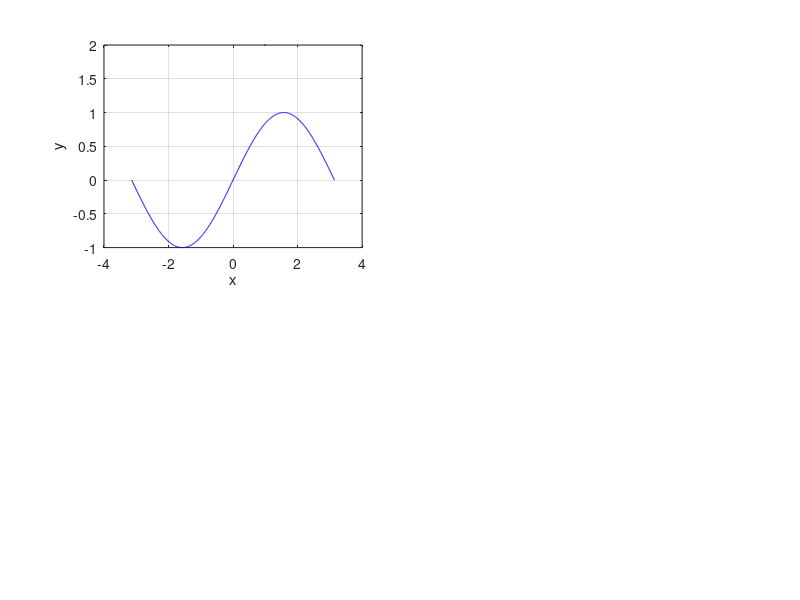

Recreate this plot in MATLAB. (Note: this script raises an error after producing the figure.)
x = -pi:0.01:pi;
y1 = sin(x); y2 = cos(x); y3 = y1 + y2;

figure(5)
subplot(2,2,1)            % Creates subplot ( 2 rows, 2 columns), and plots at 1st position
plot(x,y1,'b',LineWidth=2)
grid on
xlabel('x'), ylabel('y')
title('$y = \sin(x)$',Interpreter = 'Latex')

subplot(2,2,3)           % Creates subplot ( 2 rows, 2 columns), and plots at 3rd position
plot(x,y2,'r',LineWidth=2)
grid on
xlabel('x'), ylabel('y')
title('$y=\cos(x)$',Interpreter = 'Latex')

subplot(2,2,[2,4])           % Creates subplot ( 2 rows, 2 column), and plots at 2nd-4th position
plot(x,y3,'m',LineWidth=2)
grid on
xlabel('x'), ylabel('y')
title('$y=\cos(x)+\sin(x)$',Interpreter = 'Latex')